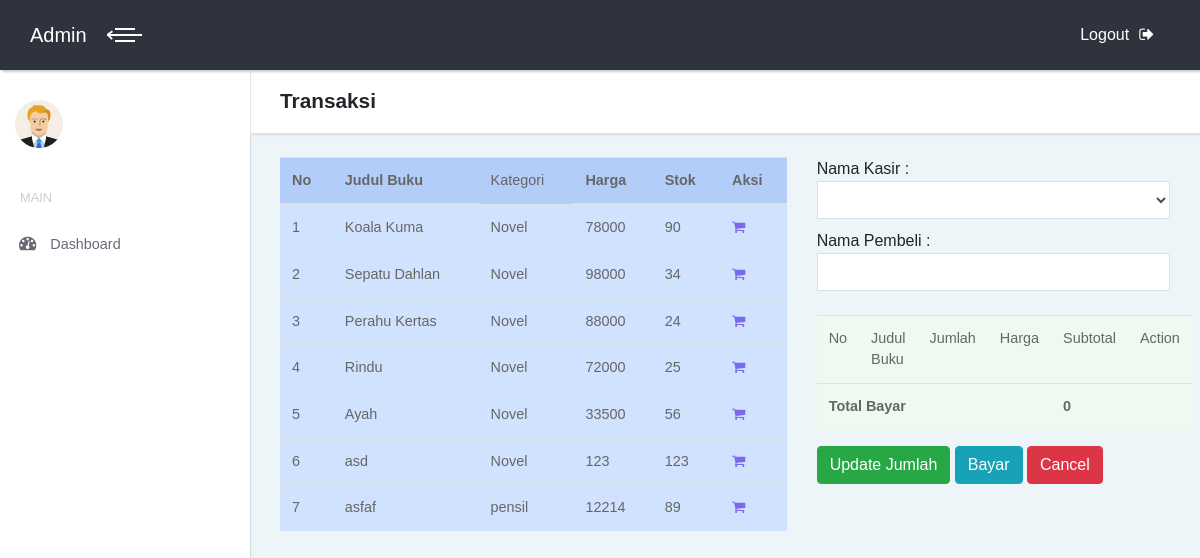
/index.php/transaksi, run on the app's committed database.
### tables this page shows
CREATE TABLE `buku` (
  `kode_buku` int(11) NOT NULL,
  `judul_buku` varchar(100) NOT NULL,
  `tahun` int(11) NOT NULL,
  `kode_kategori` int(11) NOT NULL,
  `harga` int(25) NOT NULL,
  `gambar_buku` varchar(100) NOT NULL,
  `penerbit` varchar(100) NOT NULL,
  `penulis` varchar(100) NOT NULL,
  `stok` int(11) NOT NULL
);

CREATE TABLE `kategori_buku` (
  `kode_kategori` int(11) NOT NULL,
  `nama_kategori` varchar(100) NOT NULL
);

### application/controllers/Transaksi.php (called while the page is built, shortened)
<?php
class Transaksi extends CI_Controller {
		public function __construct()
		{
			$this->load->model('m_transaksi','trans');
			$this->load->model('m_buku','buku');
		}
	public function index()
	{
		$data['transaksi']=$this->trans->tm_transaksi();
		$data['tampil_buku']=$this->buku->tampil_buku();
		$data['konten']="v_transaksi";
		$this->load->view('template', $data, FALSE);
	}
}

### index.php (called while the page is built, shortened)
<?php
require_once BASEPATH.'core/CodeIgniter.php';

### application/models/M_buku.php (called while the page is built, shortened)
<?php
class M_buku extends CI_Model {
	public function tampil_buku()
	{
		$tm_buku=$this->db->join('kategori_buku','kategori_buku.kode_kategori=buku.kode_kategori')
		->get('buku')->result();
		return $tm_buku;
	}
}

### application/models/M_transaksi.php (called while the page is built, shortened)
<?php
class M_transaksi extends CI_Model {
	public function tm_transaksi()
	{
		return $this->db->get('user')->result();
	}
}

### application/views/v_transaksi.php (the view, shortened to what this page needs)
<header class="page-header">
  <div class="container-fluid">
    <h2 class="no-margin-bottom">Transaksi</h2>
  </div>
</header>
<br>
<div class="container-fluid">
	<div class="row">
	<div class="col-md-7">
	<table class="table" id="example" style="background-color: #eef9f0;">
		<thead style="background-color: #b3cdf9;">
			<tr>
				<th>No</th>
				<th>Judul Buku</th>
				<td>Kategori</td>
				<th>Harga</th>
				<th>Stok</th>
				<th>Aksi</th>
			</tr>
		</thead>
		<tbody style="background-color: #d1e2ff;">
		<?php $no=0; foreach ($tampil_buku as $buku): $no++; ?>
		<tr>
			<td><?=$no?></td>
			<td><?=$buku->judul_buku?></td>
			<td><?=$buku->nama_kategori?></td>
			<td><?=$buku->harga?></td>
			<td><?=$buku->stok?></td>
			<td><a href="<?=base_url('index.php/transaksi/addcart/'.$buku->kode_buku)?>"><span class="fa fa-shopping-cart" aria-hidden="true"></span></a></td>
		</tr>
	<?php endforeach ?>
		</tbody>
	</table>
</div>
<div class="col-md-5">
	<form action="<?=base_url('index.php/transaksi/simpan')?>" method="post">
		Nama Kasir : <select name="kode_user" class="form-control">
		<option></option>
		<?php foreach ($transaksi as $transaksi): ?>
			<option value="<?=$transaksi->kode_user?>"><?=$transaksi->nama_user?></option>
			<?php endforeach ?>
			</select>
			Nama Pembeli : <input type="text" name="nama_pembeli" class="form-control"><br>
		<table class="table " id="example" style="background-color: #eef9f0;">
		<tr>
			<td>No</td>
			<td>Judul Buku</td>
			<td>Jumlah</td>
			<td>Harga</td>
			<td>Subtotal</td>
			<td>Action</td>
		</tr>
			<th colspan="4">Total Bayar</th>
			<th><?=number_format($this->cart->total())?></th>
			<th></th>
		</table>
		<input type="submit" name="update" value="Update Jumlah" class="btn btn-success">
		<input type="submit" name="bayar" onclick="return confirm('Apakah Anda Yakin?')" class="btn btn-info" value="Bayar">
		<a class="btn btn-danger" href="<?=base_url('index.php/transaksi/clearcart')?>">Cancel</a>
	</form>
</div>
</div>
</div>

### application/views/template.php (shortened to what this page needs)
<!DOCTYPE html>
<html>
  <head>
    <link rel="stylesheet" href="<?php echo base_url(); ?>assets/vendor/bootstrap/css/bootstrap.min.css">
    <link rel="stylesheet" href="<?php echo base_url(); ?>assets/vendor/font-awesome/css/font-awesome.min.css">
    <link rel="stylesheet" href="<?php echo base_url(); ?>assets/css/fontastic.css">
    <link rel="stylesheet" href="<?php echo base_url(); ?>assets/css/style.default.css" id="theme-stylesheet">
    <link rel="stylesheet" href="<?php echo base_url(); ?>assets/css/custom.css">
  </head>
  <body>
    <div class="page"">
      <header class="header">
        <nav class="navbar">
          <div class="container-fluid">
            <div class="navbar-holder d-flex align-items-center justify-content-between">
              <div class="navbar-header">
                <a href="#" class="navbar-brand">
                  <div class="brand-text brand-big"><span>Admin</span></div>
                  <div class="brand-text brand-small"><strong>Admin</strong></div></a>
                <a id="toggle-btn" href="#" class="menu-btn active"><span></span><span></span><span></span></a>
              </div>
              <ul class="nav-menu list-unstyled d-flex flex-md-row align-items-md-center">
                <li class="nav-item"><a href="<?php echo base_url('index.php/admin/logout') ?>" class="nav-link logout">Logout<i class="fa fa-sign-out"></i></a></li>
              </ul>
            </div>
          </div>
        </nav>
      </header>
      <div class="page-content d-flex">
        <nav class="side-navbar">
          <div class="sidebar-header d-flex align-items-center">
            <div class="avatar"><img src="<?php echo base_url(); ?>assets/img/user.png" alt="..." class="img-fluid rounded-circle"></div>
          </div>
          <span class="heading">Main</span>
          <ul class="list-unstyled">
            <li>
                <a class="active" href="<?php echo base_url('index.php/dashboard');?>">
                    <i class="fa fa-dashboard"></i>
                    <span>Dashboard</span>
                </a></li>
          </ul>
        </nav>
        <div class="content-inner">
            <?php
                $this->load->view($konten);
            ?>
        </div>
      </div>
    </div>
  </body>
</html>

### data on the page
buku: judul_buku "Koala Kuma", kode_kategori.nama_kategori "Novel", harga "78000", stok "90"
buku: judul_buku "Sepatu Dahlan", kode_kategori.nama_kategori "Novel", harga "98000", stok "34"
buku: judul_buku "Perahu Kertas", kode_kategori.nama_kategori "Novel", harga "88000", stok "24"
buku: judul_buku "Rindu", kode_kategori.nama_kategori "Novel", harga "72000", stok "25"
buku: judul_buku "Ayah", kode_kategori.nama_kategori "Novel", harga "33500", stok "56"
buku: judul_buku "asd", kode_kategori.nama_kategori "Novel", harga "123", stok "123"
buku: judul_buku "asfaf", kode_kategori.nama_kategori "pensil", harga "12214", stok "89"

### other printed values
$this->cart->total() "0"
